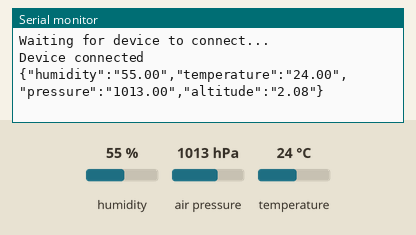
Recording of a sketch running on a simulated ESP32. On the bench: the last lines printed to the serial monitor. The inputs (shaded band) are chosen by the test bench; at power-on: humidity 55 %, air pressure 1013 hPa, temperature 24 °C. Nothing arrives over Bluetooth unless stated; a phone connects over Bluetooth LE 3 s after start.

Above: at 10.8 s.
10.9 s: humidity set to 22 %
18.4 s: air pressure set to 952 hPa
At 20.7 s:
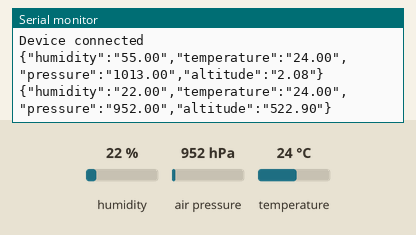
25.9 s: temperature set to 12 °C
At 30.9 s:
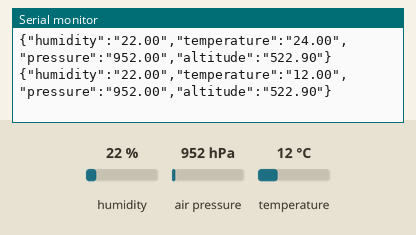

The sketch:

ESP32-BLE_BME280.ino
```cpp
#include <BLEDevice.h>
#include <BLEUtils.h>
#include <BLEServer.h>
#include <Adafruit_BME280.h>

BLEServer *pServer;
BLECharacteristic *pCharacteristic;
Adafruit_BME280 bme;

// UUIDs for BLE service and characteristic
#define SERVICE_UUID "4fafc201-1fb5-459e-8fcc-c5c9c331914b"
#define CHARACTERISTIC_UUID "beb5483e-36e1-4688-b7f5-ea07361b26a8"

bool deviceConnected = false;  // Track connection status

class MyServerCallbacks : public BLEServerCallbacks {
  void onConnect(BLEServer* pServer) {
    deviceConnected = true;
    Serial.println("Device connected");
  }

  void onDisconnect(BLEServer* pServer) {
    deviceConnected = false;
    Serial.println("Device disconnected");
  }
};

void setup() {
  Serial.begin(115200);

  // Initialize BLE
  BLEDevice::init("HibiscusESP32");
  pServer = BLEDevice::createServer();
  pServer->setCallbacks(new MyServerCallbacks());  // Set the connection callbacks
  BLEService *pService = pServer->createService(SERVICE_UUID);
  pCharacteristic = pService->createCharacteristic(
                      CHARACTERISTIC_UUID,
                      BLECharacteristic::PROPERTY_READ |
                      BLECharacteristic::PROPERTY_WRITE |
                      BLECharacteristic::PROPERTY_NOTIFY
                    );

  pCharacteristic->setValue("0");
  pService->start();
  BLEAdvertising *pAdvertising = BLEDevice::getAdvertising();
  pAdvertising->start();

  // Initialize BME280 sensor
  if (!bme.begin()) {  // I2C address: 0x76 or 0x77
    Serial.println("Could not find a valid BME280 sensor, check wiring!");
    while (1);  // Stop execution
  }
}

void loop() {
  // Constantly check connection status
  if (deviceConnected) {
    // Read sensor data
    float humidity = bme.readHumidity();
    float temperature = bme.readTemperature();
    float pressure = bme.readPressure() / 100.0;  // Convert to hPa
    float altitude = bme.readAltitude(1013.25);  // Adjust sea-level pressure as needed

    // Create JSON string
    String json = "{\"humidity\":\"" + String(humidity) + "\",";
    json += "\"temperature\":\"" + String(temperature) + "\",";
    json += "\"pressure\":\"" + String(pressure) + "\",";
    json += "\"altitude\":\"" + String(altitude) + "\"";
    json += "}";  // Close JSON object

    // Update BLE characteristic
    pCharacteristic->setValue(json.c_str());
    pCharacteristic->notify();

    // Debug output
    Serial.println(json);
  } else {
    // Optionally, print a message when no device is connected
    Serial.println("Waiting for device to connect...");
  }

  delay(10000);  // Adjust delay as needed (10 seconds)
}
```

Measured:
- after the input at 18.4 s, the serial monitor: prints a new line after 1.6 s (image 1)
- after the input at 25.9 s, the serial monitor: prints a new line after 4.1 s (image 2)
